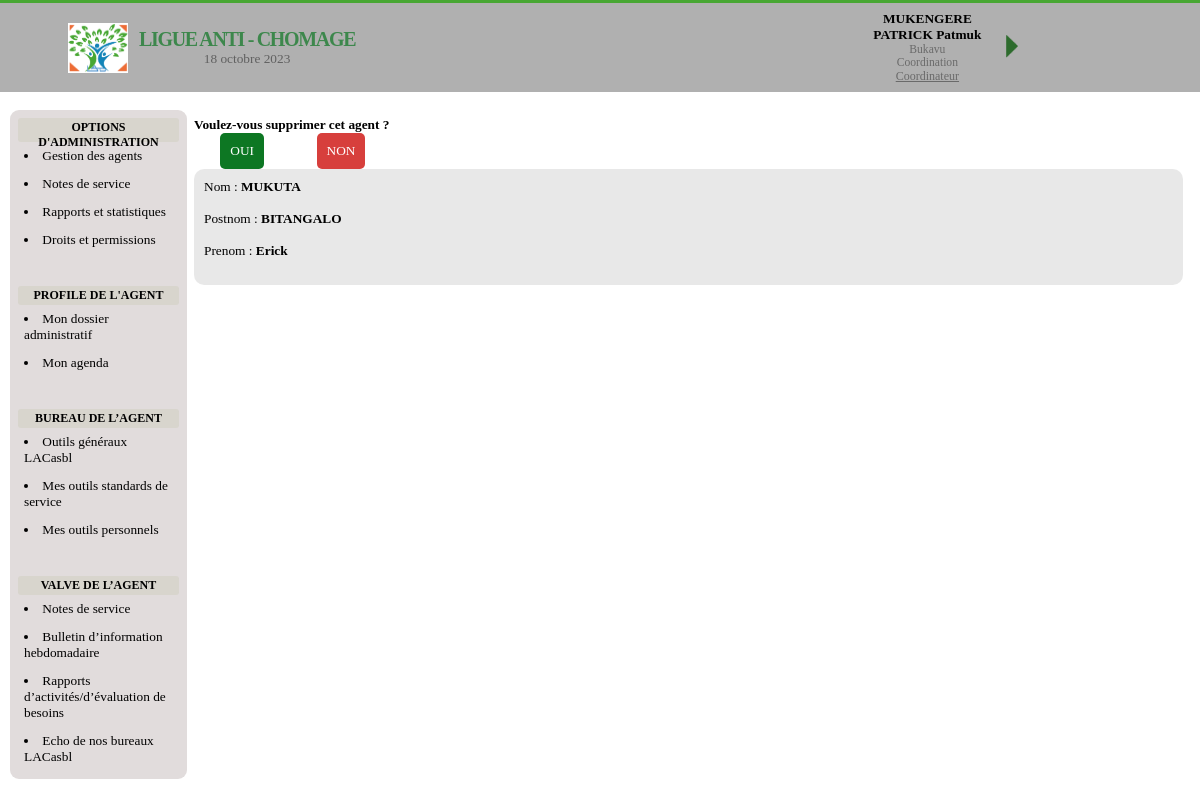
The app's page /office/demande_de_confirmation/2 (signed in) with its own data.
### APP_LAC/models.py (models this page shows, shortened)
class Utilisateur(models.Model):
    nom = models.CharField(default=None, max_length=50, null=False, blank=False)
    postnom = models.CharField(default=None, max_length=50, null=False, blank=False)
    prenom = models.CharField(default=None, max_length=50, null=True, blank=True)
    nom_utilisateur = models.CharField(max_length=50, null=False)
    mot_de_passe = models.CharField(max_length=50, unique=False, null=False)
    typeCompte = models.IntegerField(unique=False, null=False, blank=False, default=1)
    antenne = models.ForeignKey(Antenne, on_delete=models.CASCADE, default=None)
    departement = models.ForeignKey(Departement, on_delete=models.CASCADE, default=None)
    fonction = models.ForeignKey(Fonctions, on_delete=models.RESTRICT, default=None)
    email = models.EmailField(default=None, max_length=50, null=False, blank=False)
    tel1 = models.CharField(max_length=13, unique=False, null=False, blank=False, default=None)
    tel2 = models.CharField(max_length=13, unique=False, null=True, blank=True)
    agentFolderPht = models.CharField(max_length=100, null=True, blank=True)
    agentFolderDoc = models.CharField(max_length=100, null=True, blank=True)
    photo = models.FileField(default=None, null=True, blank=True, upload_to="photos")
    cv = models.FileField(default=None, null=True, blank=True, upload_to="CV")
    lettre = models.FileField(default=None, null=True, blank=True, upload_to="lettre")
    contrat = models.FileField(default=None, null=True, blank=True, upload_to="contrat")
    carteid = models.FileField(default=None, null=True, blank=True, upload_to="carte")
    diplome1 = models.FileField(default=None, null=True, blank=True, upload_to="dip1")
    diplome2 = models.FileField(default=None, null=True, blank=True, upload_to="dip2")
    diplome3 = models.FileField(default=None, null=True, blank=True, upload_to="dip2")

class Antenne(models.Model):
    designation = models.CharField(max_length=30, unique=True, null=False)
    def __str__(self):
        return self.designation

class Departement(models.Model):
    antenne = models.ForeignKey(Antenne, on_delete=models.CASCADE)
    designation = models.CharField(max_length=30, unique=True, null=False)
    def __str__(self):
        return self.designation

class Fonctions(models.Model):
    departement = models.ForeignKey(Departement, on_delete=models.CASCADE, default=None)
    designation = models.CharField(max_length=30, unique=True, null=False)
    def __str__(self):
        return self.designation

### APP_LAC/views.py (the view)
def demande_de_confirmation(request, pk):
    try:
        if request.session['utilisateur']:
            currentSession = models.Utilisateur.objects.get(nom_utilisateur=request.session['utilisateur'])
            agent_a_supprimer = models.Utilisateur.objects.get(id=pk)
            info = {
                'titre': 'Demande de confirmation',
                'currentSession': currentSession,
                'date': datetime.datetime.now(),
                'agent_a_supprimer':agent_a_supprimer,
            }
            return render(request, "office/demande_de_confirmation.html", context=info)
    except Exception as exc:
        return redirect('index_office')
    return render(redirect,'office/demande_de_confirmation.html')

### templates/office/demande_de_confirmation.html (shortened to what this page needs)
{% extends 'base_dashboard.html' %}
{% load static %}
{% block date %}
    {{ date.date }}
{% endblock %}
{% block user_info %}
    <span><b>{{ currentSession.nom | upper}} {{ currentSession.postnom | upper}}
        {% if currentSession.prenom %}
            {{ currentSession.prenom | capfirst}}
        {% endif %}
        </b>
    </span>
    <span style="font-size: 8.7pt;color: rgba(0,0,0,.4)">
        {{ currentSession.antenne }}
    </span>
    <span style="font-size: 8.7pt;color: rgba(0,0,0,.4)">
        {{ currentSession.departement }}
    </span>
    <span style="font-size: 8.7pt;color: rgba(0,0,0,.4)">
        <u style="font-size: 9pt">{{ currentSession.fonction }}</u>
    </span>
{% endblock %}
{% block fonctionalite %}
    <h1>OPTIONS D'ADMINISTRATION</h1>
    <a href="{% url 'admindashboard' %}">
        <li>
            Gestion des agents
        </li>
    </a>
     <a href="{% url 'note_service' %}">
        <li>
            Notes de service
        </li>
    </a>
    <a href="#">
        <li>
            Rapports et statistiques
        </li>
    </a>
    <a href="#">
        <li>
            Droits et permissions
        </li>
    </a>
    <br><br><h1>PROFILE DE L'AGENT</h1>
    <a href="#">
        <li>
            Mon dossier administratif
        </li>
    </a>
     <a href="#">
        <li>
            Mon agenda
        </li>
    </a>
    <br><br><h1>BUREAU DE L’AGENT</h1>
    <a href="#">
        <li>
            Outils généraux LACasbl
        </li>
    </a>
     <a href="#">
        <li>
            Mes outils standards de service
        </li>
    </a>
    <a href="#">
        <li>
            Mes outils personnels
        </li>
    </a>
    <br><br><h1>VALVE DE L’AGENT</h1>
    <a href="#">
        <li>
            Notes de service
        </li>
    </a>
     <a href="#">
        <li>
            Bulletin d’information hebdomadaire
        </li>
    </a>
    <a href="#">
        <li>
            Rapports d’activités/d’évaluation de besoins
        </li>
    </a>
    <a href="#">
        <li>
            Echo de nos bureaux LACasbl
        </li>
    </a>
{% endblock %}
{% block aside %}
    <h1>Voulez-vous supprimer cet agent ? </h1>
    <div id="question">
        <a style="text-decoration: none;color: unset; background-color: #0D7723;color: white;
            padding: 10px;border-radius: 5px" href="{% url 'effacer_un_agent' agent_a_supprimer.id %}">OUI</a>
        <a style="text-decoration: none;color: unset; background-color: #D73F3C;color: white;
            padding: 10px;border-radius: 5px"href="{% url 'admindashboard' %}">NON</a>
    </div>
    <div style="display: flex;flex-direction: column;padding: 10px;background-color: rgba(0,0,0,.09);border-radius: 10px">
        <span>Nom : <b>{{ agent_a_supprimer.nom | upper }}</b></span><br>
        <span>Postnom : <b>{{ agent_a_supprimer.postnom | upper }}</b></span><br>
        {% if agent_a_supprimer.prenom %}
            <span>Prenom : <b>{{ agent_a_supprimer.prenom | capfirst }}</b></span><br>
        {% endif %}
    </div>
{% endblock %}

### static/office/dashboard_css.css (style rules this page uses)
* { font-family: Tahoma; font-size: 10pt; margin: 0px; padding: 0px; }
nav #fonctionnalite a, #user_menu li a { text-decoration: none; color: unset; }
nav #fonctionnalite h1 { font-size: 9pt; background-color: rgba(203,203,184,0.44); text-align: center; padding: 2px; border-radius: 3px; }
nav #fonctionnalite a { margin: 3px; padding: 3px; }
nav #fonctionnalite a li { font-size: 10pt; }

### templates/office/demande_de_confirmation.html (style rules this page uses)
#question { width: 20%; display: flex; justify-content: space-around; }

### records on screen
Utilisateur: nom "MUKENGERE", postnom "PATRICK", prenom "Patmuk", antenne "Bukavu", departement "Coordination", fonction "Coordinateur"
Utilisateur: nom "MUKUTA", postnom "BITANGALO", prenom "Erick"
